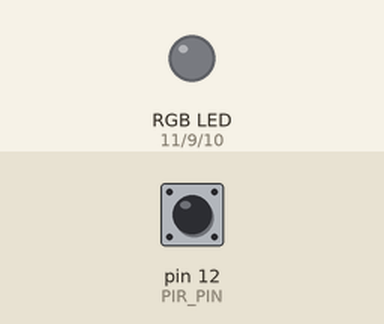
The sketch below on a simulated Arduino Uno, built with avr-gcc and run on an emulated ATmega328P. Parts: an RGB LED mixed from three pins (HIGH = lit). The test bench sets the inputs (shaded band); at power-on: pin 12 (PIR_PIN) LOW. What the sketch prints to the serial monitor is not drawn.

Above: at 1.2 s.
1.3 s: pin 12 (PIR_PIN) driven HIGH
At 2.5 s:
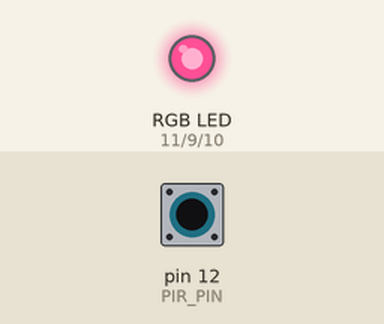
5.8 s: pin 12 (PIR_PIN) pulsed HIGH 2 times (0.12 s each, 0.3 s apart)
At 7.4 s:
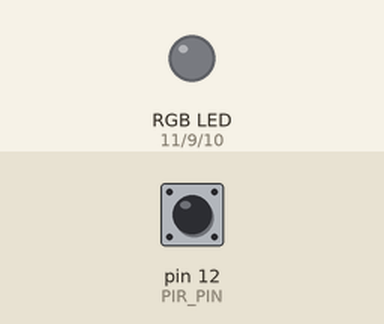
9.4 s: pin 12 (PIR_PIN) pulsed HIGH 5 times (0.12 s each, 0.3 s apart)
At 10.0 s:
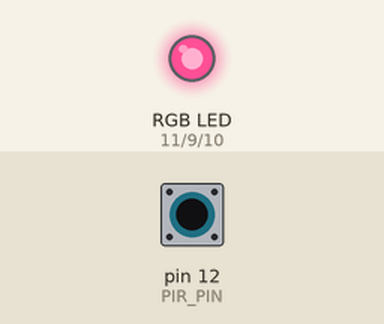
Timing chart, 0 to 12.4 s (numbered marks = the images above; inputs shaded):
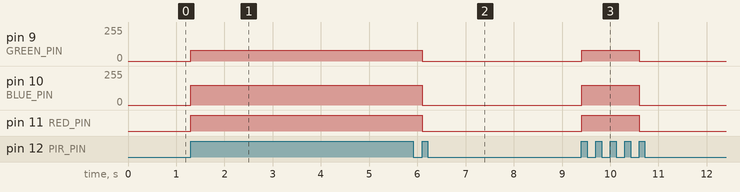

The sketch:

lampu.ino
```cpp
#define PIR_PIN 12
#define BLUE_PIN 10
#define GREEN_PIN 9
#define RED_PIN 11

const int WARM_YELLOW_R = 255;
const int WARM_YELLOW_G = 80;
const int WARM_YELLOW_B = 150;

bool isActive = false;
int lastMotionState = LOW;
unsigned long lastToggleTime = 0;
unsigned long lastValidMotion = 0;
const unsigned long debounceDelay = 1000;
const unsigned long motionTimeout = 10000;  // Reset jika 10 detik tidak ada valid motion

void setup() {
  pinMode(PIR_PIN, INPUT);
  pinMode(BLUE_PIN, OUTPUT);
  pinMode(GREEN_PIN, OUTPUT);
  pinMode(RED_PIN, OUTPUT);

  analogWrite(BLUE_PIN, 0);
  analogWrite(GREEN_PIN, 0);
  analogWrite(RED_PIN, 0);

  Serial.begin(9600);
  Serial.println("💡 Motion Toggle dengan Auto-Recovery");
}

void loop() {
  int motionState = digitalRead(PIR_PIN);
  unsigned long currentMillis = millis();

  // 🔄 FORCE RESET: Jika sensor stuck HIGH terlalu lama
  if (motionState == HIGH && (currentMillis - lastValidMotion > motionTimeout)) {
    Serial.println("⚠️ Force reset - sensor stuck HIGH");
    lastMotionState = HIGH;  // Paksa state agar tidak trigger
    lastValidMotion = currentMillis;
  }

  // ✅ DETEKSI RISING EDGE yang lebih reliable
  if (motionState == HIGH && lastMotionState == LOW) {

    // Cek debounce
    if (currentMillis - lastToggleTime > debounceDelay) {

      // ✅ TOGGLE STATE
      isActive = !isActive;
      lastToggleTime = currentMillis;
      lastValidMotion = currentMillis;

      Serial.print("🎯 Toggle! State: ");
      Serial.println(isActive ? "ON" : "OFF");

      // Set LED
      if (isActive) {
        analogWrite(RED_PIN, WARM_YELLOW_R);
        analogWrite(GREEN_PIN, WARM_YELLOW_G);
        analogWrite(BLUE_PIN, WARM_YELLOW_B);
      } else {
        analogWrite(RED_PIN, 0);
        analogWrite(GREEN_PIN, 0);
        analogWrite(BLUE_PIN, 0);
      }
    }
  }

  // ✅ DETEKSI FALLING EDGE - penting untuk reset detection
  if (motionState == LOW && lastMotionState == HIGH) {
    lastValidMotion = currentMillis;  // Update waktu valid motion
    Serial.print(".");  // Debug: titik = sensor kembali LOW
  }

  // Update state terakhir
  lastMotionState = motionState;

  // Debug setiap 5 detik
  static unsigned long lastDebug = 0;
  if (currentMillis - lastDebug > 5000) {
    Serial.print("\n📊 Status: ");
    Serial.print(isActive ? "Lampu ON" : "Lampu OFF");
    Serial.print(" | Sensor: ");
    Serial.print(motionState == HIGH ? "HIGH" : "LOW");
    Serial.print(" | Last motion: ");
    Serial.print((currentMillis - lastValidMotion) / 1000);
    Serial.println("s ago");
    lastDebug = currentMillis;
  }

  delay(50);  // Stabilisasi
}
```

Measured:
- after the input at 1.3 s, pin 9 (GREEN_PIN): 0/255 → 80/255 at once; pin 10 (BLUE_PIN): 0/255 → 150/255 at once; pin 11 (RED_PIN): LOW → HIGH at once
- after the input at 5.8 s, pin 9 (GREEN_PIN): 80/255 → 0/255 after 0.30 s; pin 10 (BLUE_PIN): 150/255 → 0/255 after 0.30 s; pin 11 (RED_PIN): HIGH → LOW after 0.30 s
- after the input at 9.4 s, pin 9 (GREEN_PIN): 0/255 → 80/255 at once, → 0/255 1.2 s later; pin 10 (BLUE_PIN): 0/255 → 150/255 at once, → 0/255 1.2 s later; pin 11 (RED_PIN): LOW → HIGH at once, → LOW 1.2 s later
